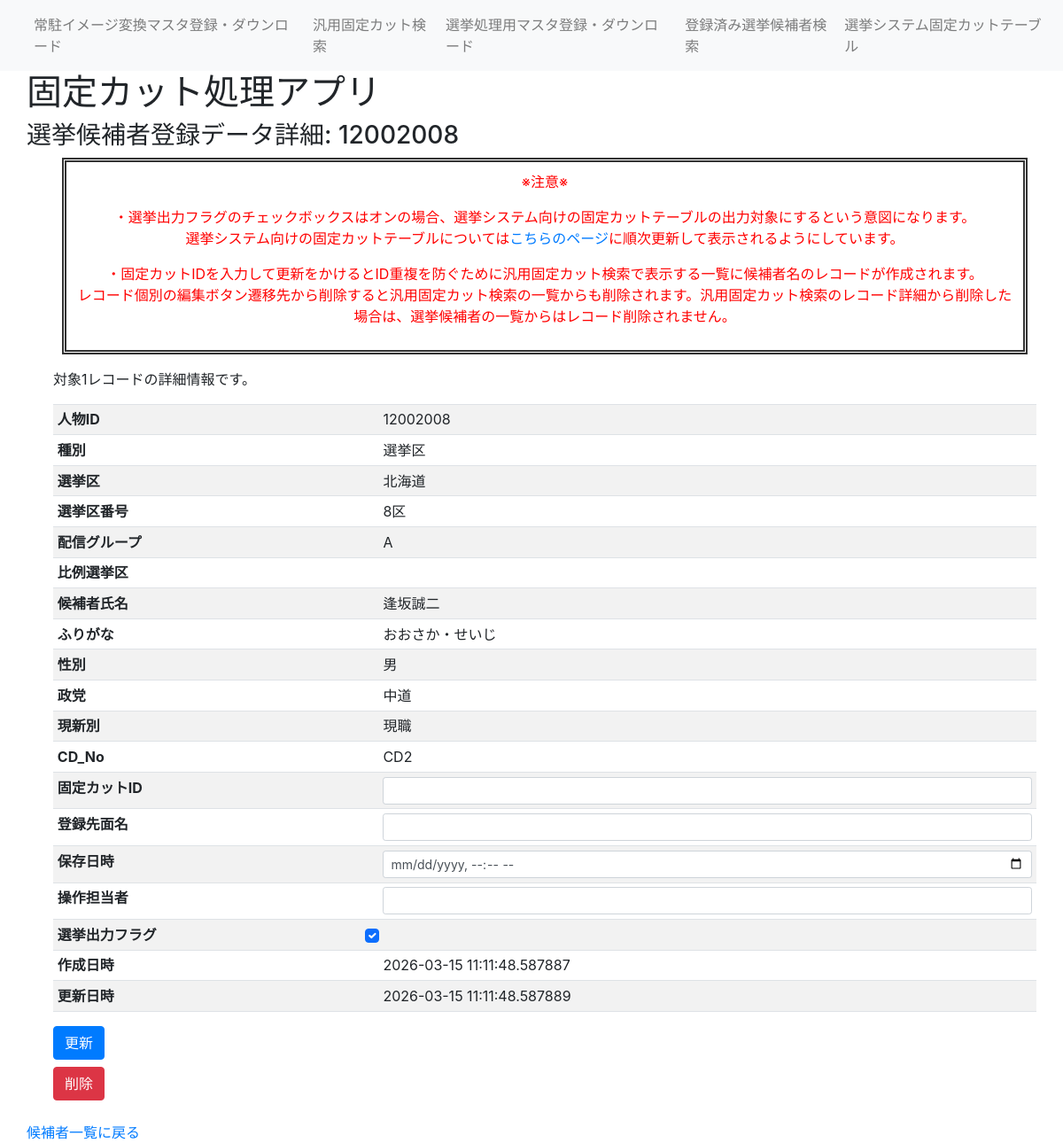
Screenshot of /senkyo_person_table_detail/12002008 with the database file from the repository.
### fixedcut_app/models/senkyo_person.py (models this page shows)
class SenkyoPerson(db.Model):
    ___tablename__ = "SenkyoPerson"
    id = db.Column(db.Integer, primary_key=True) #候補者番号
    syubetu = db.Column(db.String(5)) #選挙種別(選挙区、比例、重複)
    senkyoku = db.Column(db.String(10)) #選挙区（福島）
    senkyokuNo = db.Column(db.String(5)) #選挙区番号（1区）
    sendGroup = db.Column(db.String(2)) #配信グループ（A～C）
    hirei = db.Column(db.String(10))  #比例選挙単位（東北ブロック）
    name = db.Column(db.String(20))  #氏名
    hurigana = db.Column(db.String(20))  #指名読み仮名
    name_jikai = db.Column(db.String(100))  #指名字解
    kyodo_name = db.Column(db.String(20))  #共同表記氏名
    seibetsu = db.Column(db.String(5))  #性別
    seito = db.Column(db.String(30))  #政党
    genshinbetu = db.Column(db.String(2))  #現新別
    facefilename = db.Column(db.String(100))  #顔写真ファイル名
    photo_date = db.Column(db.DateTime)  #撮影日
    CD_No = db.Column(db.String(5))  #配信CD
    fixedcutID = db.Column(db.String(20))  #固定カットID
    updateCount = db.Column(db.Integer) #更新回数
    store_date = db.Column(db.DateTime)  #保存日時
    MenName = db.Column(db.String(20)) #登録先面名
    operater = db.Column(db.String(20)) #操作担当者
    created_at = db.Column(db.DateTime, nullable=False, default=datetime.now)  # 作成日時
    updated_at = db.Column(db.DateTime, nullable=False, default=datetime.now, onupdate=datetime.now)  # 更新日時
    output_Flg = db.Column(db.Boolean, default=True) #選挙出力フラグ

### fixedcut_app/views.py (the view, shortened to what this page needs)
@app.route('/senkyo_person_table_detail/<int:id>', methods=['GET', 'POST'])
def senkyo_person_table_detail(id):
    person = db.session.query(SenkyoPerson).filter(SenkyoPerson.id == id).first()
    if person is None:
        return render_template('error_404.html'), 404
    return render_template('senkyo_person_table_detail.html', person=person)

### fixedcut_app/views.py (called while the page is built)
@app.before_request
def log_request():
    app.logger.info("Request: %s %s from %s", request.method, request.path, request.remote_addr)

### fixedcut_app/templates/senkyo_person_table_detail.html (shortened to what this page needs)
{% extends 'layout.html' %}
{% block header %}
<h3>選挙候補者登録データ詳細: {{ person.id }}</h3>
{% endblock %}
{% block content %}
<div class="caution">
    <P>※注意※</p>
    <p>・選挙出力フラグのチェックボックスはオンの場合、選挙システム向けの固定カットテーブルの出力対象にするという意図になります。<br>選挙システム向けの固定カットテーブルについては<a href="{{ url_for('senkyo_sendgroup_text') }}">こちらのページ</a>に順次更新して表示されるようにしています。</p>
    <p>・固定カットIDを入力して更新をかけるとID重複を防ぐために汎用固定カット検索で表示する一覧に候補者名のレコードが作成されます。<br>レコード個別の編集ボタン遷移先から削除すると汎用固定カット検索の一覧からも削除されます。汎用固定カット検索のレコード詳細から削除した場合は、選挙候補者の一覧からはレコード削除されません。</p>
</div>
<div class="container mt-3">
    <p>対象1レコードの詳細情報です。</p>
    <div class="table-responsive">
        <form id="personDetailForm" action="{{ url_for('senkyo_person_table_detail', id=person.id) }}" method="POST">
            <table class="table table-striped table-hover table-sm">
                <tbody>
                    <tr><th>人物ID</th><td>{{ person.id }}</td></tr>
                    <tr><th>種別</th><td>{{ person.syubetu }}</td></tr>
                    <tr><th>選挙区</th><td>{{ person.senkyoku }}</td></tr>
                    <tr><th>選挙区番号</th><td>{{ person.senkyokuNo }}</td></tr>
                    <tr><th>配信グループ</th><td>{{ person.sendGroup }}</td></tr>
                    <tr><th>比例選挙区</th><td>{{ person.hirei }}</td></tr>
                    <tr><th>候補者氏名</th><td>{{ person.name }}</td></tr>
                    <tr><th>ふりがな</th><td>{{ person.hurigana }}</td></tr>
                    <tr><th>性別</th><td>{{ person.seibetsu }}</td></tr>
                    <tr><th>政党</th><td>{{ person.seito }}</td></tr>
                    <tr><th>現新別</th><td>{{ person.genshinbetu }}</td></tr>
                    <tr><th>CD_No</th><td>{{ person.CD_No }}</td></tr>
                    <tr>
                        <th>固定カットID</th>
                        <td><input type="text" class="form-control form-control-sm" name="fixedcutID" value="{{ person.fixedcutID or '' }}"></td>
                    </tr>
                    <tr>
                        <th>登録先面名</th>
                        <td><input type="text" class="form-control form-control-sm" name="MenName" value="{{ person.MenName or '' }}"></td>
                    </tr>
                    <tr>
                        <th>保存日時</th>
                        <td><input type="datetime-local" class="form-control form-control-sm" name="store_date" value="{{ person.store_date.strftime('%Y-%m-%dT%H:%M') if person.store_date else '' }}"></td>
                    </tr>
                    <tr>
                        <th>操作担当者</th>
                        <td><input type="text" class="form-control form-control-sm" name="operater" value="{{ person.operater or '' }}"></td>
                    </tr>
                    <tr>
                        <th>選挙出力フラグ</th>
                        <td>
                            <input type="checkbox" class="form-check-input" name="output_Flg" value="1" {% if person.output_Flg %}checked{% endif %}>
                        </td>
                    </tr>
                    <tr><th>作成日時</th><td>{{ person.created_at }}</td></tr>
                    <tr><th>更新日時</th><td>{{ person.updated_at }}</td></tr>
                </tbody>
            </table>
            <div class="mt-2">
                <button type="submit" class="btn btn-primary me-2">更新</button>
            </div>
        </form>
        <form id="personDeleteForm" action="{{ url_for('senkyo_person_delete', id=person.id) }}" method="POST" class="mt-2">
            <button type="submit" class="btn btn-danger">削除</button>
        </form>
    </div>
</div>
{% endblock %}
{% block footer %}
<a href="{{ url_for('senkyo_person_table') }}">候補者一覧に戻る</a>
{% endblock %}

### fixedcut_app/templates/static/css/style.css (style rules this page uses)
.caution { padding: 10px; margin-left: 40px; margin-right: 40px; margin-bottom: 10px; border: 5px double #333333; color: red; text-align: center; }

### rows the page displays
SenkyoPerson: id "12002008", syubetu "選挙区", senkyoku "北海道", senkyokuNo "8区", sendGroup "A", name "逢坂誠二", hurigana "おおさか・せいじ", seibetsu "男", seito "中道", genshinbetu "現職", CD_No "CD2", output_Flg "☑", created_at "2026-03-15 11:11:48.587887", updated_at "2026-03-15 11:11:48.587889"
